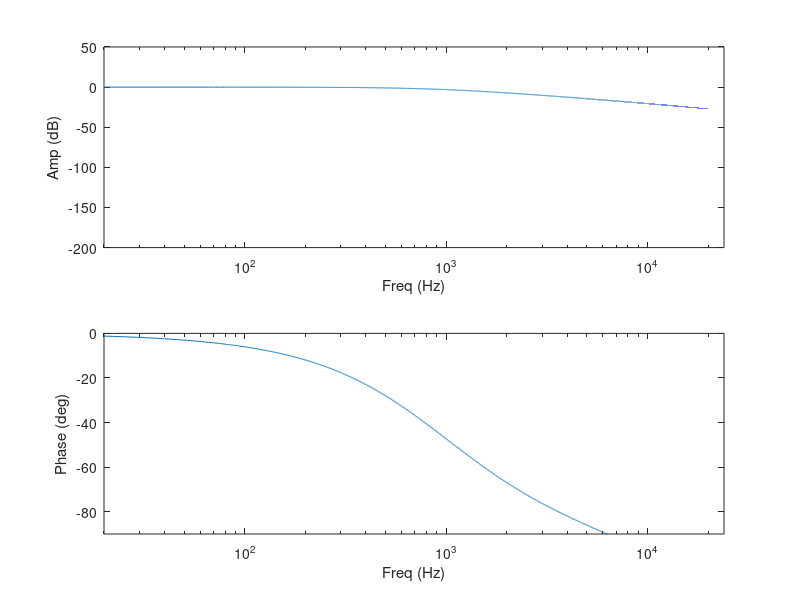

Recreate this plot in MATLAB. (Note: this script raises an error after producing the figure.)
% Hirlinger_AET5895_HW2.m
clear;clc;

R1 = 100000;
R2 = 10000;
C1 = 800 * 10^-12;
C2 = 800 * 10^-12;

% Angular frequency
w = 2 * pi * [20:20000];
s = 1j * w;

% Transfer function
A = 1 + R2*C2.*s;
B = ((1/R1) + C1.*s);
H = (1/R1) ./ (A.*B + C2.*s);

% Magnitude and phase response from transfer function
subplot(2,1,1);
semilogx(w/(2*pi) , 20*log10(abs(H)));
axis([20 24000 -200 50]);
xlabel('Freq (Hz)'); ylabel('Amp (dB)');

subplot(2,1,2);
semilogx(w/(2*pi), angle(H) * (180/pi));
axis([20 24000 -90 0]);
xlabel('Freq (Hz)'); ylabel('Phase (deg)');





% Using bilinear() function
num = 1;
den = [R1*R2*C1*C2 , (C1*R1 + C2*R2 + C2*R1) , 1];
[Hbi,Wbi] = freqs(num,den);

Fs = 48000;
[b,a] = bilinear(num,den,Fs);
[Hd,Wd] = freqz(b,a,4096,Fs);

% Magnitude and phase response from bilinear() results
figure(); subplot(2,1,1);
semilogx(Wd , 20*log10(abs(Hd)));
axis([20 24000 -200 50]);
xlabel('Freq (Hz)'); ylabel('Amp (dB)');

subplot(2,1,2);
semilogx(Wd, angle(Hd) * (180/pi));
axis([20 24000 -90 0]);
xlabel('Freq (Hz)'); ylabel('Phase (deg)');



